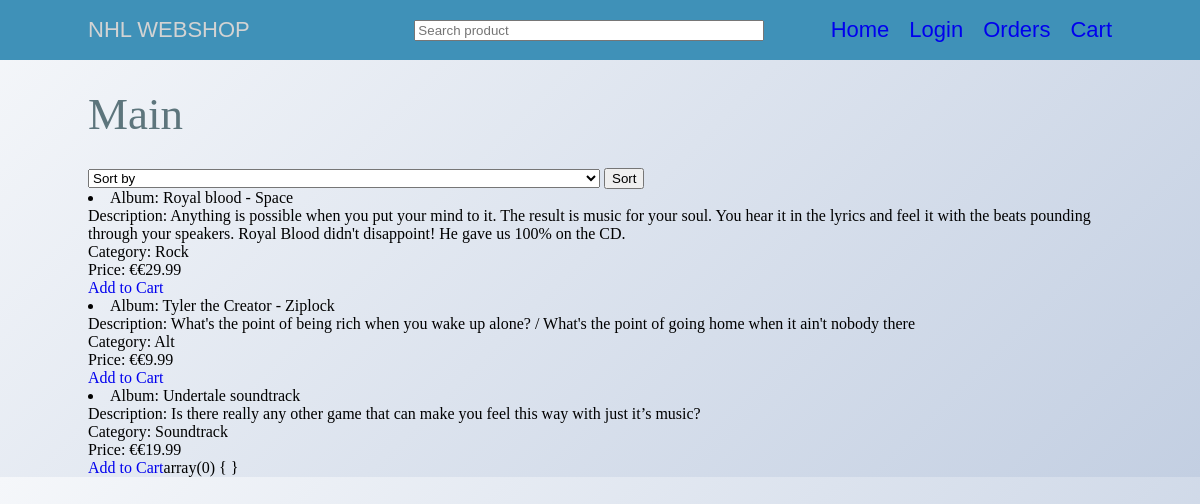
Screenshot of /main.php with the database file from the repository.
### tables this page shows
CREATE TABLE `product` (
  `ProductId` int(11) NOT NULL,
  `Title` varchar(50) NOT NULL,
  `Description` varchar(250) NOT NULL,
  `Category` varchar(250) NOT NULL,
  `Price` varchar(50) NOT NULL,
  `Image` varchar(250) NOT NULL
);

### main.php (the view, shortened to what this page needs)
<?php
    include "header.php";
    include "connect.php";
?>
<!DOCTYPE html>
<html lang="en">
    <head>
        <link rel="stylesheet" href="stylesheet.css" type="text/css">
    </head>
    <body>
        <div class="content">
            <h1>Main</h1>
            <div class="product">
            <form name="sort" action="<?php echo $_SERVER["PHP_SELF"]?>" method="post">
            <select name="order">
                <option value="Title Asc">Sort by</option>
            </select>
            <input type="submit" value="Sort"/>
            </form>
                <?php
                    if(isset($_POST['order'])) {
                        if(!empty($_POST['order'])) {
                            $sort = $_POST['order'];
                            $sql = "SELECT * FROM product ORDER BY ".$sort."";
                            $result = mysqli_query($conn, $sql);
                            while($row = mysqli_fetch_assoc($result)) {
                                echo "<li>Album: " . $row["Title"] . "<br>Description: " . $row["Description"] . "<br>Category: ". $row["Category"] . "<br>Price: €" . $row["Price"]. "</li>" ."<a href='cartAdd.php?id=".$row['ProductId']."'>Add to Cart</a>";
                            }
                        }
                    }
                    else {
                        $sql = "SELECT * FROM product ORDER BY Title Asc";
                        $result = mysqli_query($conn, $sql);
                        while($row = mysqli_fetch_assoc($result)){
                            echo "<li>Album: " . $row["Title"] . "<br>Description: " . $row["Description"] . "<br>Category: ". $row["Category"] . "<br>Price: €" . $row["Price"]. "</li>" ."<a href='cartAdd.php?id=".$row['ProductId']."'>Add to Cart</a>";
                        }
                    }
                    var_dump($_SESSION['cart']);
                ?>
            </div>
        </div>
    </body>
</html>

### header.php (shortened to what this page needs)
<!DOCTYPE html>
<html lang="en">
<head>
    <link rel="stylesheet" href="Stylesheet.css">
</head>
<body>
<div class="header">
    <div class="headerGrid">
        <div class="headerTitle">
            <li>NHL WEBSHOP</li>
        </div>
        <div class="search">
           <div class="searchbox">
               <form action = "#" method = "POST">
                   <input type="text" class = "form-control"  id = "live_search" autocomplete = "off" placeholder = "Search product"/>
               </form>
             </div>
        </div>
        <nav>
            <li><a href ="MainPage.php">Home</a></li>
            <li><a href ="login.php">Login</li>
            <li><a href ="orderUser.php">Orders</a></li>
            <li><a href ="cart.php">Cart</a></li>
        </nav>
        </div>
    </div>
</html>

### stylesheet.css (style rules this page uses)
.header { background-color: rgb(63, 145, 184); width: auto; }
.headerGrid { display: grid; grid-template-columns: 1fr 1fr 1fr; width: 1024px; margin: auto; height: 60px; font-family: Arial, Helvetica, sans-serif; color: lightgray; list-style-type: none; font-size: 22px; }
.headerTitle { display: flex; justify-self: flex-start; align-items: center; margin: 0px; height: 60px; }
nav { display: flex; justify-self: right; align-items: center; height: 60px; }
nav li { margin: 0 0 0 20px; }
a:-webkit-any-link { color: -webkit-link; cursor: pointer; text-decoration: none; }
body { margin: 0; background-image: linear-gradient(135deg, #f5f7fa 0%, #c3cfe2 100%); }
.content { width: 1024px; margin: auto; }
select { width: 50%; }
h1 { color: #5d757c; font-family: ‘Trocchi’, serif; font-size: 45px; font-weight: normal; line-height: 48px; m argin: 0; }
.searchbox { width: 100%; padding: 10px; margin: 5px; float: right; }
.searchbox form input { width: 100%; }
body { background-color: white; }

### rows the page displays
product: Title "Royal blood - Space", Description "Anything is possible when you put your mind to it. The result is music for your soul. You hear it in the lyrics and feel it with the beats pounding through your speakers. Royal Blood didn't disappoint! He gave us 100% on the CD.", Category "Rock", Price "€29.99"
product: Title "Tyler the Creator - Ziplock", Description "What's the point of being rich when you wake up alone? / What's the point of going home when it ain't nobody there", Category "Alt", Price "€9.99"
product: Title "Undertale soundtrack", Description "Is there really any other game that can make you feel this way with just it’s music?", Category "Soundtrack", Price "€19.99"
